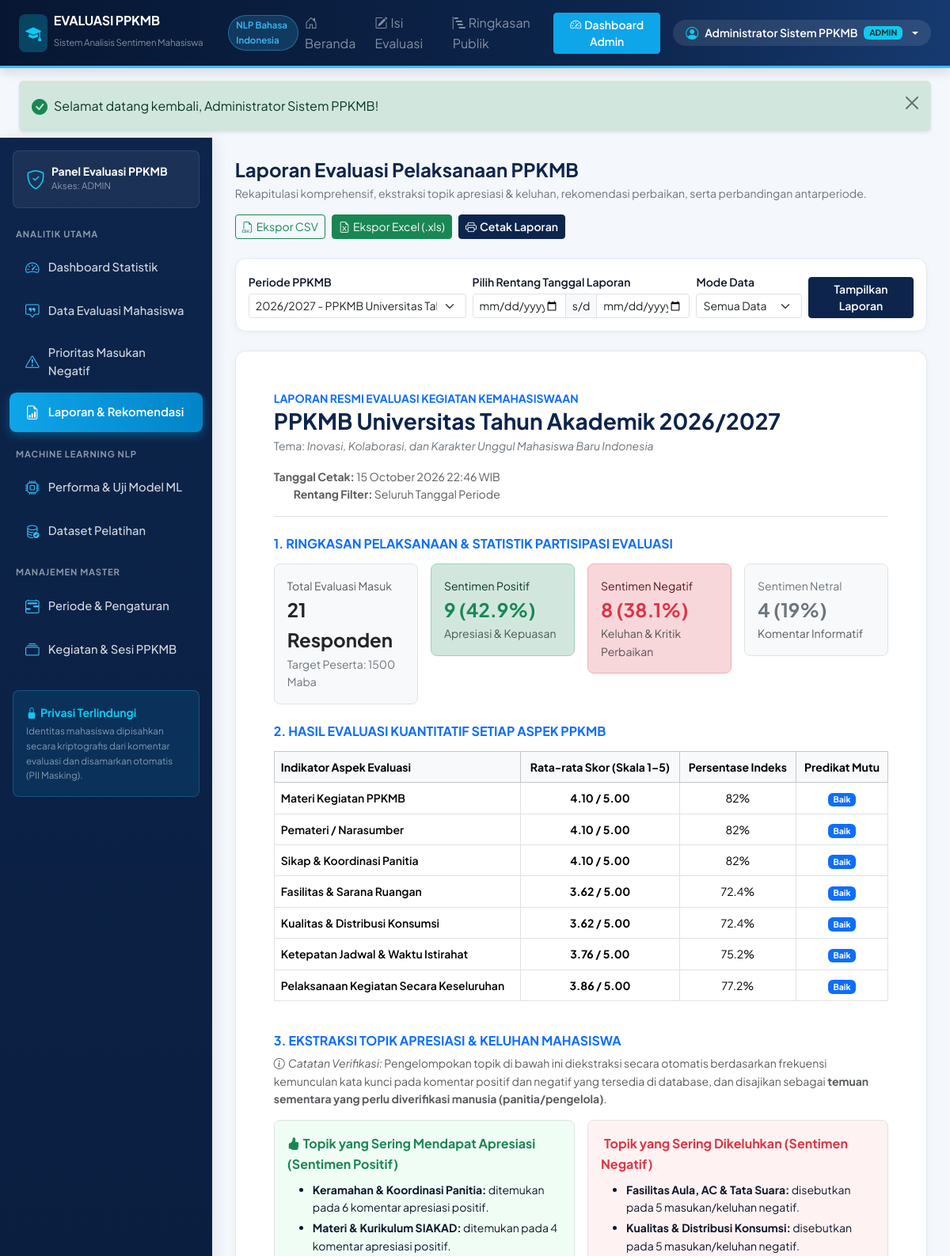
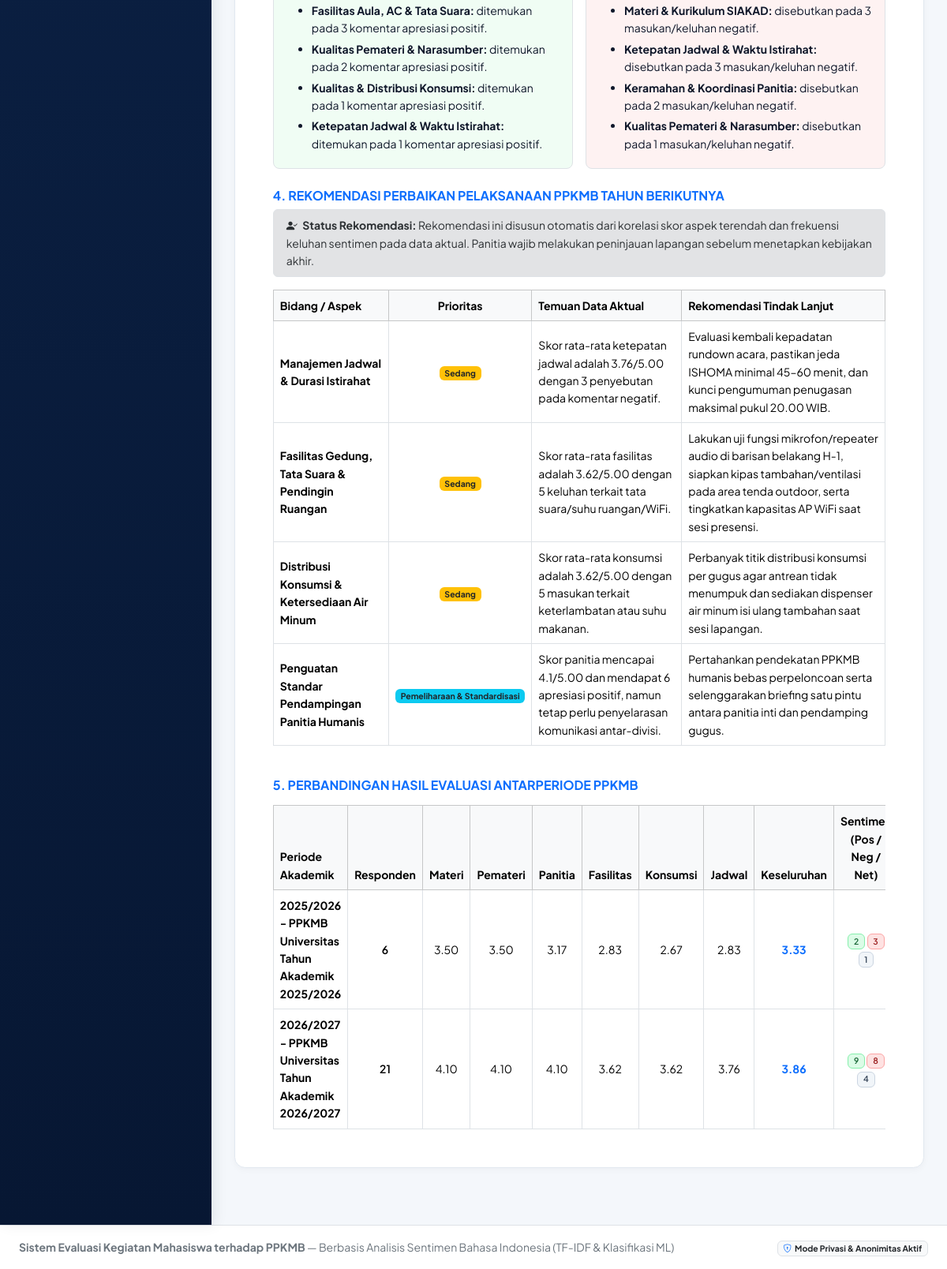
Screenshot of /admin/reports.php (signed in) with the database file from the repository (2 pictures, top to bottom).
### tables this page shows
CREATE TABLE `periods` (
  `id` INT UNSIGNED NOT NULL AUTO_INCREMENT,
  `academic_year` VARCHAR(20) NOT NULL COMMENT 'Contoh: 2026/2027',
  `period_name` VARCHAR(120) NOT NULL COMMENT 'Contoh: PPKMB Universitas 2026',
  `theme` VARCHAR(255) DEFAULT NULL,
  `start_date` DATE NOT NULL,
  `end_date` DATE NOT NULL,
  `target_participants` INT UNSIGNED NOT NULL DEFAULT 1000,
  `is_active` TINYINT(1) NOT NULL DEFAULT 1 COMMENT '1 = Periode aktif untuk pengisian form',
  `allow_anonymous` TINYINT(1) NOT NULL DEFAULT 1 COMMENT '1 = Izinkan evaluasi tanpa identitas',
  `allow_student_summary` TINYINT(1) NOT NULL DEFAULT 1 COMMENT '1 = Mahasiswa dapat melihat ringkasan umum',
  `description` TEXT DEFAULT NULL,
  `created_at` DATETIME NOT NULL DEFAULT CURRENT_TIMESTAMP,
  `updated_at` DATETIME NOT NULL DEFAULT CURRENT_TIMESTAMP ON UPDATE CURRENT_TIMESTAMP,
  PRIMARY KEY (`id`),
  UNIQUE KEY `uk_periods_year_name` (`academic_year`, `period_name`),
  KEY `idx_periods_active` (`is_active`, `start_date`)
);

CREATE TABLE `evaluations` (
  `id` INT UNSIGNED NOT NULL AUTO_INCREMENT,
  `evaluation_code` VARCHAR(32) NOT NULL COMMENT 'Kode bukti publik acak, misal EV-2026-X9A1',
  `period_id` INT UNSIGNED NOT NULL,
  `activity_id` INT UNSIGNED NOT NULL,
  `faculty` VARCHAR(100) NOT NULL DEFAULT 'Umum / Tidak Disebutkan',
  `study_program` VARCHAR(100) NOT NULL DEFAULT 'Umum / Tidak Disebutkan',
  `is_anonymous` TINYINT(1) NOT NULL DEFAULT 1,
  `rating_materi` TINYINT UNSIGNED NOT NULL COMMENT 'Skala 1-5',
  `rating_pemateri` TINYINT UNSIGNED NOT NULL COMMENT 'Skala 1-5',
  `rating_panitia` TINYINT UNSIGNED NOT NULL COMMENT 'Skala 1-5',
  `rating_fasilitas` TINYINT UNSIGNED NOT NULL COMMENT 'Skala 1-5',
  `rating_konsumsi` TINYINT UNSIGNED NOT NULL COMMENT 'Skala 1-5',
  `rating_jadwal` TINYINT UNSIGNED NOT NULL COMMENT 'Skala 1-5',
  `rating_keseluruhan` TINYINT UNSIGNED NOT NULL COMMENT 'Skala 1-5',
  `average_rating` DECIMAL(3,2) GENERATED ALWAYS AS (
    ROUND((`rating_materi` + `rating_pemateri` + `rating_panitia` + `rating_fasilitas` + `rating_konsumsi` + `rating_jadwal` + `rating_keseluruhan`) / 7.0, 2)
  ) STORED,
  `comment_experience` TEXT NOT NULL COMMENT 'Komentar pengalaman mahasiswa (telah disanitasi PII)',
  `comment_critique` TEXT DEFAULT NULL COMMENT 'Kritik dan saran perbaikan (telah disanitasi PII)',
  `is_dummy` TINYINT(1) NOT NULL DEFAULT 0 COMMENT '1 = Data dummy khusus pengujian/demonstrasi, 0 = Data evaluasi nyata',
  `submitted_at` DATETIME NOT NULL DEFAULT CURRENT_TIMESTAMP,
  PRIMARY KEY (`id`),
  UNIQUE KEY `uk_evaluations_code` (`evaluation_code`),
  KEY `idx_evaluations_period_activity` (`period_id`, `activity_id`),
  KEY `idx_evaluations_faculty_prodi` (`faculty`, `study_program`),
  KEY `idx_evaluations_submitted_dummy` (`submitted_at`, `is_dummy`),
  KEY `idx_evaluations_rating` (`rating_keseluruhan`),
  CONSTRAINT `fk_evaluations_period` FOREIGN KEY (`period_id`)
    REFERENCES `periods` (`id`) ON DELETE CASCADE ON UPDATE CASCADE,
  CONSTRAINT `fk_evaluations_activity` FOREIGN KEY (`activity_id`)
    REFERENCES `activities` (`id`) ON DELETE CASCADE ON UPDATE CASCADE
);

### admin/reports.php (the view, shortened to what the rows shown need)
<?php
require_once __DIR__ . '/../includes/auth.php';
$periods = $pdo->query("SELECT * FROM periods ORDER BY id DESC")->fetchAll();
$defaultPeriodId = !empty($periods) ? (int)$periods[0]['id'] : 0;
$periodId  = (int)($_GET['period_id'] ?? $defaultPeriodId);
$where = ["1=1"];
$params = [];
if ($periodId > 0) {
    $where[] = "e.period_id = :pid";
    $params[':pid'] = $periodId;
}
$whereSql = implode(' AND ', $where);
$detailSql = "
    SELECT
        e.id, e.evaluation_code, e.submitted_at, p.academic_year, p.period_name,
        a.activity_code, a.activity_name, a.category,
        e.faculty, e.study_program,
        e.rating_materi, e.rating_pemateri, e.rating_panitia, e.rating_fasilitas,
        e.rating_konsumsi, e.rating_jadwal, e.rating_keseluruhan, e.average_rating,
        e.comment_experience, e.comment_critique, e.is_dummy,
        s.sentiment_label, s.confidence_score, s.analysis_status, s.is_ml, s.model_version
    FROM evaluations e
    JOIN periods p ON p.id = e.period_id
    JOIN activities a ON a.id = e.activity_id
    LEFT JOIN sentiment_results s ON s.evaluation_id = e.id
    WHERE {$whereSql}
    ORDER BY e.submitted_at DESC, e.id DESC
";
$stmtDet = $pdo->prepare($detailSql);
$stmtDet->execute($params);
$allRows = $stmtDet->fetchAll();
    ?>
    <?php
$selectedPeriod = null;
foreach ($periods as $p) {
    if ((int)$p['id'] === $periodId) {
        $selectedPeriod = $p;
        break;
    }
}
$totalResp = count($allRows);
$topicKeywords = [
    'Materi & Kurikulum SIAKAD' => ['materi', 'siakad', 'krs', 'kurikulum', 'akademik', 'panduan', 'beasiswa', 'sks'],
    'Kualitas Pemateri & Narasumber' => ['pemateri', 'narasumber', 'pembicara', 'interaktif', 'komunikatif', 'moderator', 'talkshow', 'slide'],
    'Keramahan & Koordinasi Panitia' => ['panitia', 'ramah', 'sabar', 'pendamping', 'gugus', 'sigap', 'mentor', 'membentak', 'kompak', 'atribut'],
    'Fasilitas Aula, AC & Tata Suara' => ['fasilitas', 'aula', 'ruangan', 'ac', 'panas', 'pengap', 'mikrofon', 'sound', 'proyektor', 'toilet', 'wifi', 'internet', 'tenda'],
    'Kualitas & Distribusi Konsumsi' => ['konsumsi', 'makan', 'nasi', 'snack', 'minum', 'air', 'porsi', 'dingin', 'basi', 'higienis', 'alergi'],
    'Ketepatan Jadwal & Waktu Istirahat' => ['jadwal', 'waktu', 'istirahat', 'ishoma', 'sholat', 'molor', 'terlambat', 'padat', 'rundown', 'tepat'],
];
$appreciatedTopics = array_fill_keys(array_keys($topicKeywords), 0);
$complainedTopics  = array_fill_keys(array_keys($topicKeywords), 0);
foreach ($allRows as $r) {
    $lbl = $r['sentiment_label'] ?? 'netral';
    $combinedLower = strtolower($r['comment_experience'] . ' ' . $r['comment_critique']);
    foreach ($topicKeywords as $tName => $kwList) {
        foreach ($kwList as $kw) {
            if (str_contains($combinedLower, $kw)) {
                if ($lbl === 'positif') {
                    $appreciatedTopics[$tName]++;
                } elseif ($lbl === 'negatif') {
                    $complainedTopics[$tName]++;
                }
                break;
            }
        }
    }
}
arsort($complainedTopics);
$periodComparison = $pdo->query(
    "SELECT
        p.id, p.academic_year, p.period_name, p.target_participants,
        COUNT(e.id) AS total_eval,
        ROUND(AVG(e.rating_materi), 2) AS avg_materi,
        ROUND(AVG(e.rating_pemateri), 2) AS avg_pemateri,
        ROUND(AVG(e.rating_panitia), 2) AS avg_panitia,
        ROUND(AVG(e.rating_fasilitas), 2) AS avg_fasilitas,
        ROUND(AVG(e.rating_konsumsi), 2) AS avg_konsumsi,
        ROUND(AVG(e.rating_jadwal), 2) AS avg_jadwal,
        ROUND(AVG(e.rating_keseluruhan), 2) AS avg_keseluruhan,
        SUM(CASE WHEN s.sentiment_label = 'positif' THEN 1 ELSE 0 END) AS pos_cnt,
        SUM(CASE WHEN s.sentiment_label = 'negatif' THEN 1 ELSE 0 END) AS neg_cnt,
        SUM(CASE WHEN s.sentiment_label = 'netral'  THEN 1 ELSE 0 END) AS neu_cnt
     FROM periods p
     LEFT JOIN evaluations e ON e.period_id = p.id
     LEFT JOIN sentiment_results s ON s.evaluation_id = e.id
     GROUP BY p.id, p.academic_year, p.period_name, p.target_participants
     ORDER BY p.id ASC"
)->fetchAll();
require_once __DIR__ . '/../includes/header.php';
?>
<div class="app-wrapper">
    <main class="main-content">
        <div class="card-modern p-4 p-md-5 mb-4">
            <div class="border-bottom pb-3 mb-4 d-flex flex-wrap justify-content-between align-items-start gap-3">
                <div>
                    <div class="text-uppercase small fw-bold text-primary">Laporan Resmi Evaluasi Kegiatan Kemahasiswaan</div>
                    <h3 class="fw-bold mb-1" style="color: #0d254c;">
                        <?= $selectedPeriod ? e($selectedPeriod['period_name']) : 'Laporan Gabungan Seluruh Periode PPKMB' ?>
                    </h3>
                    <div class="small text-secondary">
                        Tema: <em><?= e($selectedPeriod['theme'] ?? 'Evaluasi Penyelenggaraan PPKMB') ?></em>
                    </div>
                </div>
            </div>
            <div class="row g-3 mb-4">
                <div class="col-md-3">
                    <div class="p-3 border rounded-3 bg-light">
                        <div class="small text-muted">Total Evaluasi Masuk</div>
                        <div class="fs-4 fw-bold text-dark"><?= $totalResp ?> Responden</div>
                        <?php if ($selectedPeriod): ?>
                            <div class="small text-secondary">Target Peserta: <?= (int)$selectedPeriod['target_participants'] ?> Maba</div>
                        <?php endif; ?>
                    </div>
                </div>
            </div>
            <div class="table-responsive mb-4">
                <table class="table table-bordered align-middle small">
                    <thead class="table-light">
                        <tr>
                            <th>Indikator Aspek Evaluasi</th>
                            <th class="text-center">Rata-rata Skor (Skala 1&ndash;5)</th>
                            <th class="text-center">Persentase Indeks</th>
                            <th class="text-center">Predikat Mutu</th>
                        </tr>
                    </thead>
                </table>
            </div>
            <div class="row g-3 mb-4">
                <div class="col-md-6">
                    <div class="p-3 border rounded-3 h-100" style="background-color:#fef2f2;">
                        <ul class="small mb-0">
                            <?php foreach ($complainedTopics as $tName => $cnt): ?>
                                <?php if ($cnt > 0): ?>
                                    <li class="mb-1"><strong><?= e($tName) ?>:</strong> disebutkan pada <?= $cnt ?> masukan/keluhan negatif.</li>
                                <?php endif; ?>
                            <?php endforeach; ?>
                        </ul>
                    </div>
                </div>
            </div>
            <div class="table-responsive mb-4">
                <table class="table table-bordered align-middle small">
                    <thead class="table-light">
                        <tr>
                            <th>Bidang / Aspek</th>
                            <th class="text-center">Prioritas</th>
                            <th>Temuan Data Aktual</th>
                            <th>Rekomendasi Tindak Lanjut</th>
                        </tr>
                    </thead>
                </table>
            </div>
            <div class="table-responsive">
                <table class="table table-bordered table-hover align-middle small mb-0">
                    <thead class="table-light">
                        <tr>
                            <th>Periode Akademik</th>
                            <th class="text-center">Responden</th>
                            <th class="text-center">Materi</th>
                            <th class="text-center">Pemateri</th>
                            <th class="text-center">Panitia</th>
                            <th class="text-center">Fasilitas</th>
                            <th class="text-center">Konsumsi</th>
                            <th class="text-center">Jadwal</th>
                            <th class="text-center">Keseluruhan</th>
                            <th class="text-center">Sentimen (Pos / Neg / Net)</th>
                        </tr>
                    </thead>
                    <tbody>
                        <?php foreach ($periodComparison as $pc): ?>
                            <tr>
                                <td class="fw-bold"><?= e($pc['academic_year'] . ' - ' . $pc['period_name']) ?></td>
                                <td class="text-center fw-semibold"><?= (int)$pc['total_eval'] ?></td>
                                <td class="text-center"><?= number_format((float)$pc['avg_materi'], 2) ?></td>
                                <td class="text-center"><?= number_format((float)$pc['avg_pemateri'], 2) ?></td>
                                <td class="text-center"><?= number_format((float)$pc['avg_panitia'], 2) ?></td>
                                <td class="text-center"><?= number_format((float)$pc['avg_fasilitas'], 2) ?></td>
                                <td class="text-center"><?= number_format((float)$pc['avg_konsumsi'], 2) ?></td>
                                <td class="text-center"><?= number_format((float)$pc['avg_jadwal'], 2) ?></td>
                                <td class="text-center fw-bold text-primary"><?= number_format((float)$pc['avg_keseluruhan'], 2) ?></td>
                                <td class="text-center">
                                    <span class="badge badge-positif"><?= (int)$pc['pos_cnt'] ?></span>
                                    <span class="badge badge-negatif"><?= (int)$pc['neg_cnt'] ?></span>
                                    <span class="badge badge-netral"><?= (int)$pc['neu_cnt'] ?></span>
                                </td>
                            </tr>
                        <?php endforeach; ?>
                    </tbody>
                </table>
            </div>
        </div>
    </main>
</div>
<?php require_once __DIR__ . '/../includes/footer.php'; ?>

### rows the page displays
periods: period_name "PPKMB Universitas Tahun Akademik 2026/2027", theme "Inovasi, Kolaborasi, dan Karakter Unggul Mahasiswa Baru Indonesia", target_participants "1500", academic_year+period_name "2026/2027 - PPKMB Universitas Tahun Akademik 2026/2027", total_eval "21", avg_materi "4.10", avg_pemateri "4.10", avg_panitia "4.10", avg_fasilitas "3.62", avg_konsumsi "3.62", avg_jadwal "3.76", avg_keseluruhan "3.86", pos_cnt "9", neg_cnt "8", neu_cnt "4"
evaluations: rating_keseluruhan "3", rating_fasilitas "2"
periods: academic_year+period_name "2025/2026 - PPKMB Universitas Tahun Akademik 2025/2026", total_eval "6", avg_materi "3.50", avg_pemateri "3.50", avg_panitia "3.17", avg_fasilitas "2.83", avg_konsumsi "2.67", avg_jadwal "2.83", avg_keseluruhan "3.33", pos_cnt "2", neg_cnt "3", neu_cnt "1"

### other values shown
$currUser['full_name'] "Administrator Sistem PPKMB"
$currUser['role'] "ADMIN"
$f['message'] "Selamat datang kembali, Administrator Sistem PPKMB!"
$currRole "ADMIN"
$totalResp "21"
$posCount "9"
$negCount "8"
$neuCount "4"
$aLabel "Materi Kegiatan PPKMB"
$sc "4.10"
$pct "82"
$aLabel "Pemateri / Narasumber"
$aLabel "Sikap & Koordinasi Panitia"
$aLabel "Fasilitas & Sarana Ruangan"
$sc "3.62"
